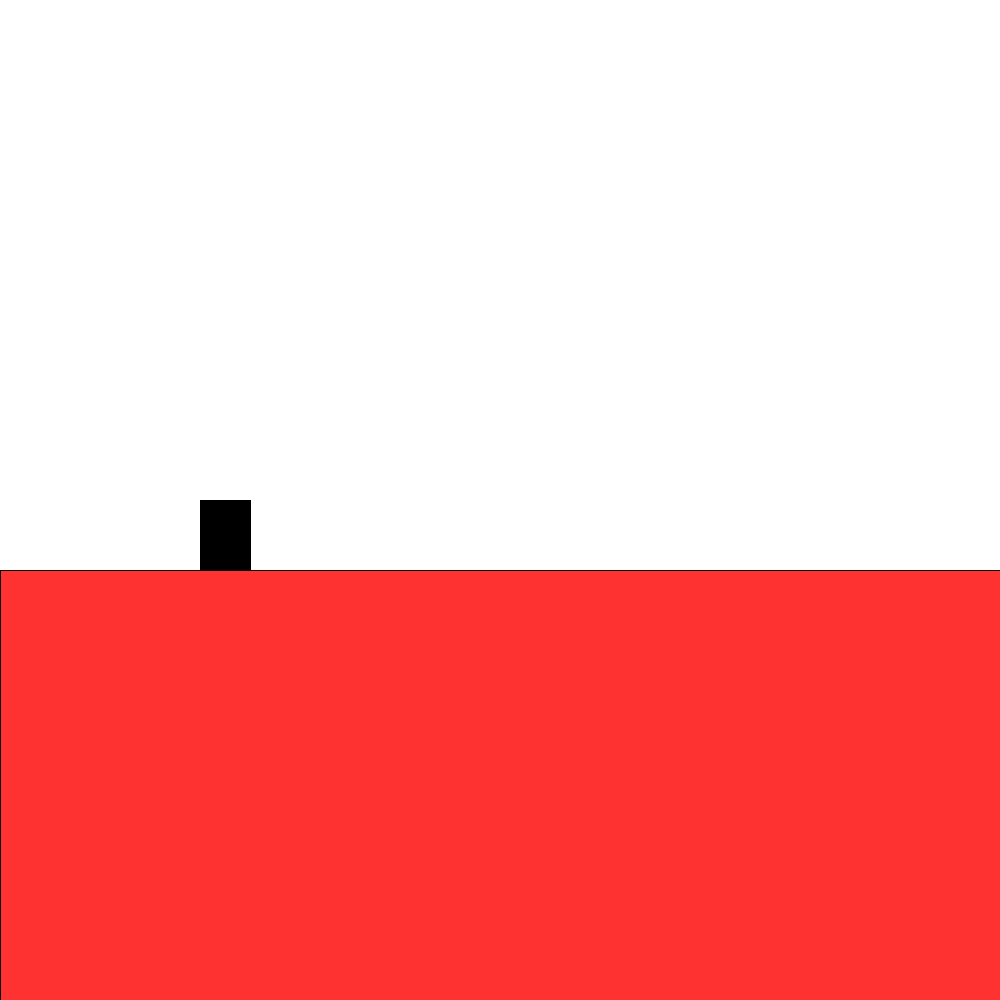
Frame 1 (no input)
Frame 60 (the mouse pressed at the canvas centre just before this capture): identical to frame 1, image omitted
Frame 120 (the mouse held since frame 60 and released just before this capture): identical to frame 1, image omitted

The Processing sketch that drew this single still picture (run headless with seeded random() and noise(); from frame 60 on, the mouse is pressed at the canvas centre):

// Processing sketch: AmazingTheif
// ── AmazingTheif.pde
void setup() {
  size(1000, 1000);
}
int x = 100;
int x2 = 800;
int a = 700;
int a2 = 570;
int pX = 200;
int pY = 500;
float yVel = 0;
int gravity = 1;
boolean isJumping;
void draw() {
  background(255, 255, 255);
  fill (0, 0, 0);
  rect(pX, pY, 50, 70);
  println("py: " + pY);   
  println("yVel:" + yVel); 
  fill(255, 50, 50);
  rect (0, 570, 1000, 1000);
  if (isJumping) {
    pY-=yVel;
    yVel-=0.1;
  }
  if (pY>=500) {
   isJumping = false;
  yVel=0;
}
}
void keyPressed() {
  if (isJumping==false){
  yVel = 5;
  isJumping = true;
  }
}













//rect(x, a2, 300, 1000);
//x-=4;
//rect(x2, a, 300, 1000);
//rect (0, 570, 1000, 1000);
//x2-=4;
//if (x == -320) {
//a2 = (int)random(250, 800);
//x=1000;
//} 
//if (x2 == -300) {
//a = (int)random(250, 800);
//x2=1000;
